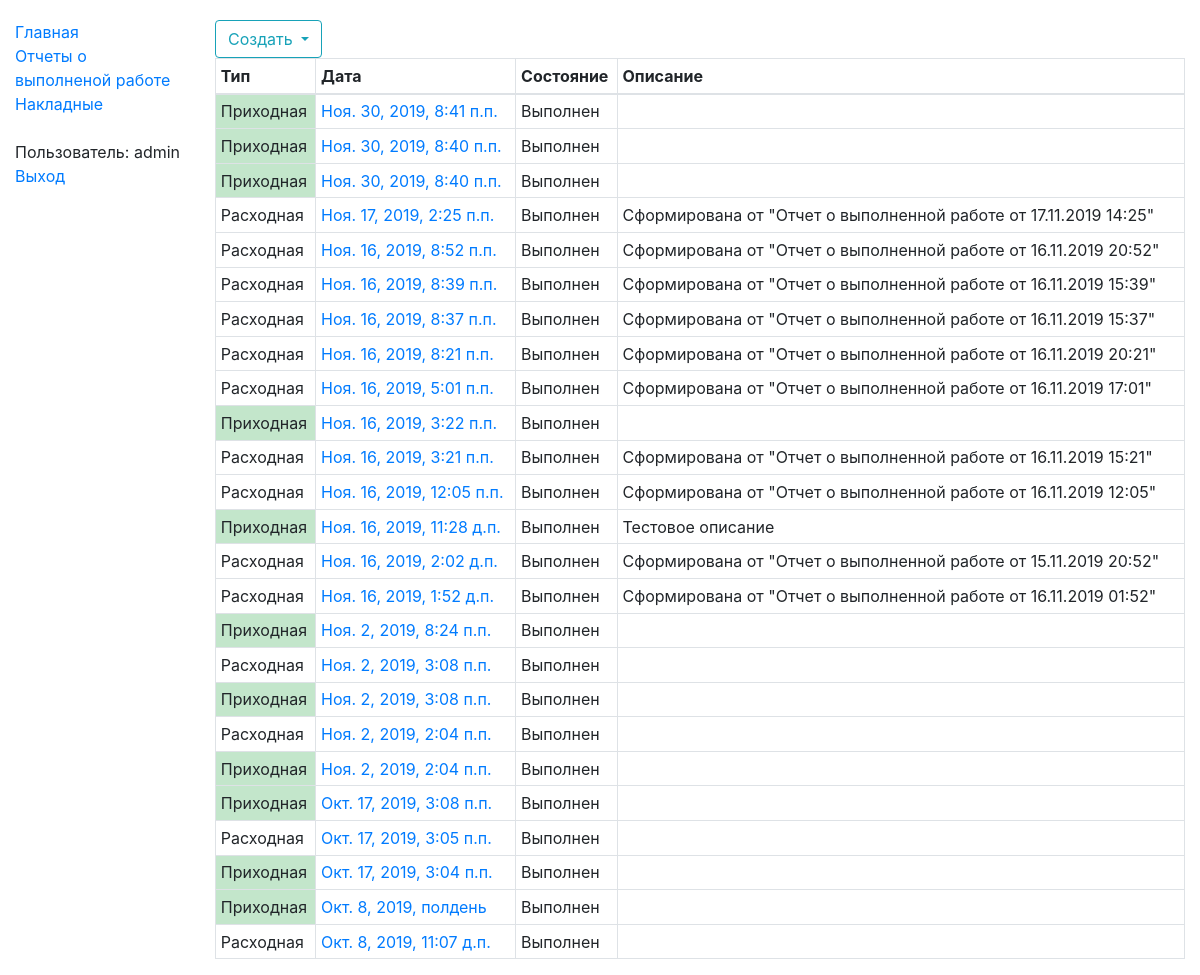
Before: /stock/acts/ (signed in) with the older database file.
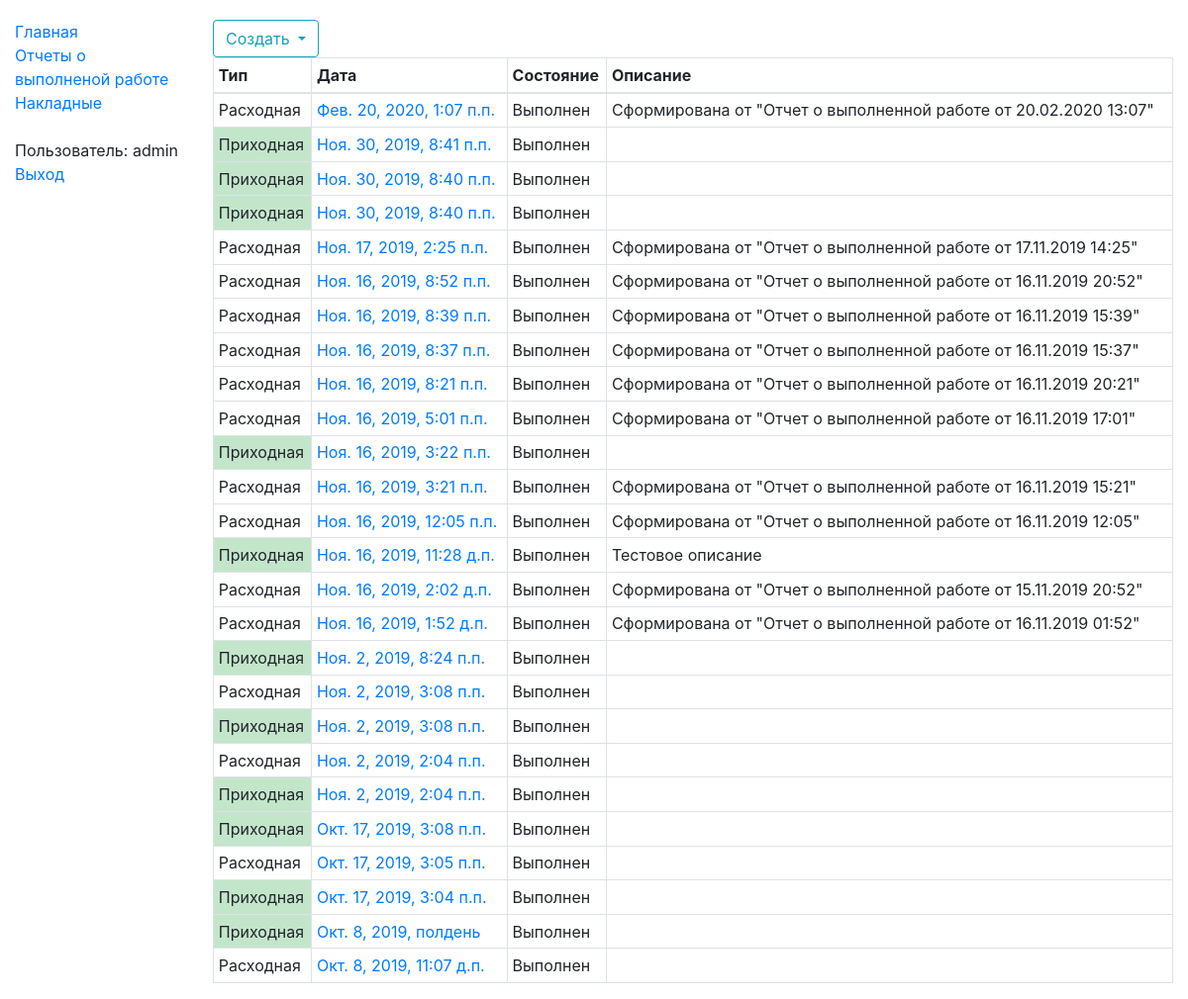
After: the same page with the newer database file.
### stocks/models.py (models this page shows, shortened)
class StkAct(models.Model):
    STATE_REGISTERING = "100"
    STATE_DONE = "300"
    s_state_choices = ((STATE_REGISTERING, "Оформляется"), (STATE_DONE, "Выполнен"))
    d_create_date = models.DateTimeField("Дата содания", db_index=True)
    d_reg_date = models.DateTimeField("Дата проведения", null=True)
    n_direction = models.SmallIntegerField("Направление", null=False)
    s_state = models.CharField("Состояние", max_length=3, choices=s_state_choices, null=False)
    s_desc = models.TextField("Описание", null=True, blank=True)
    class Meta:
        verbose_name = "Накладная"
        verbose_name_plural = "Накладные"
    def get_absolute_url(self):
        return reverse('stk_act-detail', args=[str(self.id)])

### stocks/act/act_views.py (the view)
# urls.py: path('acts/', act_views.StkActListView.as_view(), name='stk_acts'),
class StkActListView(LoginRequiredMixin, generic.ListView):
    model = StkAct
    template_name = 'stocks/act/stk_act_list.html'
    paginate_by = 100
    def get_queryset(self):
        return StkAct.objects.all().order_by("-d_create_date")

### templates/stocks/act/stk_act_list.html (shortened to what this page needs)
{% extends "base_generic_content.html" %}
{% block content %}
    <div class="btn-group" role="group" aria-label="Панель инструментов">
        <div class="btn-group" role="group">
            <button id="btnGroupCreate" type="button" class="btn dropdown-toggle btn-outline-info" data-toggle="dropdown" aria-haspopup="true" aria-expanded="false">
                Создать
            </button>
        </div>
    </div>
    <table class="table table-hover table-bordered table-sm">
        <thead>
            <tr>
                <th>Тип</th>
                <th>Дата</th>
                <th>Состояние</th>
                <th>Описание</th>
            </tr>
        </thead>
        <tbody>
        {% if object_list %}
            {% for object in object_list %}
                <tr class="grid-row" data-id="{{ object.id }}">
                    {% if object.n_direction == 1 %}<td class="table-success">Приходная</td>{% else %}<td>Расходная</td>{% endif %}
                    <td><a href="{{ object.get_absolute_url }}">{{ object.d_create_date }}</a></td>
                    <td {% if object.s_state != "300" %}class="table-warning"{% endif %}>{{ object.get_s_state_display}}</td>
                    <td>{% if object.s_desc is not None %}{{ object.s_desc}}{% endif %}</td>
                </tr>
            {% endfor %}
        {% endif %}
        </tbody>
    </table>
{% endblock %}

Changed rows visible on the page:
added StkAct: n_direction "Расходная", d_create_date "Фев. 20, 2020, 1:07 п.п.", s_state "Выполнен", s_desc "Сформирована от \"Отчет о выполненной работе от 20.02.2020 13:07\""
